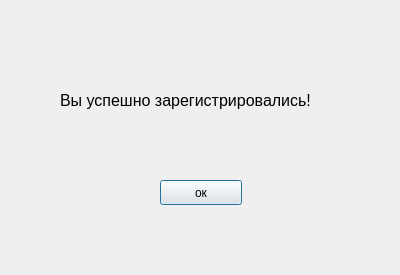
<?xml version="1.0" encoding="UTF-8"?>
<ui version="4.0">
 <class>Dialog</class>
 <widget class="QDialog" name="Dialog">
  <property name="geometry">
   <rect>
    <x>0</x>
    <y>0</y>
    <width>400</width>
    <height>275</height>
   </rect>
  </property>
  <property name="windowTitle">
   <string>Dialog</string>
  </property>
  <widget class="QLabel" name="label">
   <property name="geometry">
    <rect>
     <x>60</x>
     <y>80</y>
     <width>301</width>
     <height>41</height>
    </rect>
   </property>
   <property name="font">
    <font>
     <pointsize>12</pointsize>
    </font>
   </property>
   <property name="text">
    <string>Вы успешно зарегистрировались!</string>
   </property>
  </widget>
  <widget class="QPushButton" name="pushButton">
   <property name="geometry">
    <rect>
     <x>160</x>
     <y>180</y>
     <width>82</width>
     <height>25</height>
    </rect>
   </property>
   <property name="text">
    <string>ок</string>
   </property>
  </widget>
 </widget>
 <resources/>
 <connections/>
</ui>
